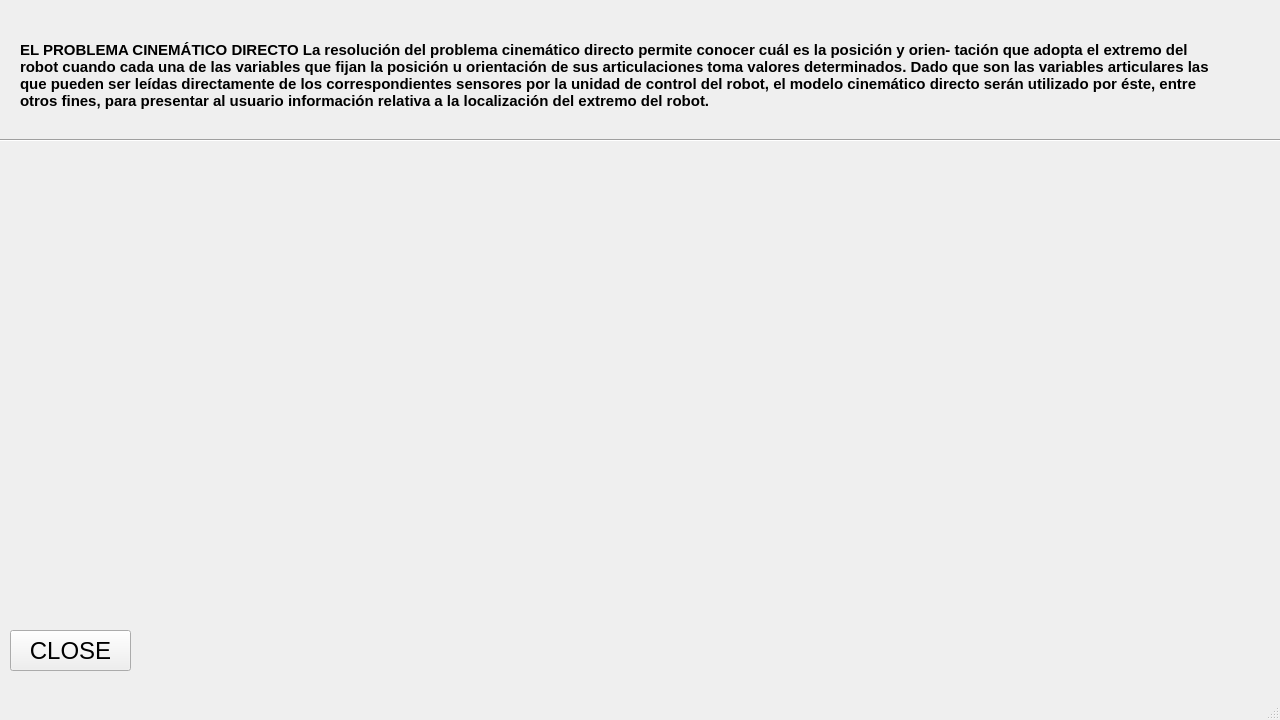
<?xml version="1.0" encoding="UTF-8"?>
<ui version="4.0">
 <class>SecondWindow</class>
 <widget class="QMainWindow" name="SecondWindow">
  <property name="geometry">
   <rect>
    <x>0</x>
    <y>0</y>
    <width>1280</width>
    <height>720</height>
   </rect>
  </property>
  <property name="windowTitle">
   <string>MainWindow</string>
  </property>
  <widget class="QWidget" name="centralwidget">
   <widget class="QPushButton" name="pushButton">
    <property name="geometry">
     <rect>
      <x>10</x>
      <y>630</y>
      <width>121</width>
      <height>41</height>
     </rect>
    </property>
    <property name="font">
     <font>
      <pointsize>18</pointsize>
     </font>
    </property>
    <property name="text">
     <string>CLOSE</string>
    </property>
   </widget>
   <widget class="Line" name="line">
    <property name="geometry">
     <rect>
      <x>0</x>
      <y>130</y>
      <width>1281</width>
      <height>20</height>
     </rect>
    </property>
    <property name="orientation">
     <enum>Qt::Horizontal</enum>
    </property>
   </widget>
   <widget class="QLabel" name="label_6">
    <property name="geometry">
     <rect>
      <x>20</x>
      <y>20</y>
      <width>1201</width>
      <height>111</height>
     </rect>
    </property>
    <property name="font">
     <font>
      <pointsize>11</pointsize>
      <weight>75</weight>
      <bold>true</bold>
     </font>
    </property>
    <property name="text">
     <string>EL PROBLEMA CINEMÁTICO DIRECTO  La resolución del problema cinemático directo permite conocer cuál es la posición y orien-
tación que adopta el extremo del robot cuando cada una de las variables que fijan la posición
u orientación de sus articulaciones toma valores determinados.
Dado que son las variables articulares las que pueden ser leídas directamente de los correspondientes sensores por la unidad de control del robot, el modelo cinemático directo serán utilizado por éste, entre otros fines, para presentar al usuario información relativa a la localización del extremo del robot.</string>
    </property>
    <property name="textFormat">
     <enum>Qt::RichText</enum>
    </property>
    <property name="wordWrap">
     <bool>true</bool>
    </property>
   </widget>
   <widget class="QLabel" name="label">
    <property name="geometry">
     <rect>
      <x>350</x>
      <y>180</y>
      <width>641</width>
      <height>381</height>
     </rect>
    </property>
    <property name="text">
     <string/>
    </property>
   </widget>
  </widget>
  <widget class="QMenuBar" name="menubar">
   <property name="geometry">
    <rect>
     <x>0</x>
     <y>0</y>
     <width>1280</width>
     <height>19</height>
    </rect>
   </property>
  </widget>
  <widget class="QStatusBar" name="statusbar"/>
 </widget>
 <resources/>
 <connections/>
</ui>
